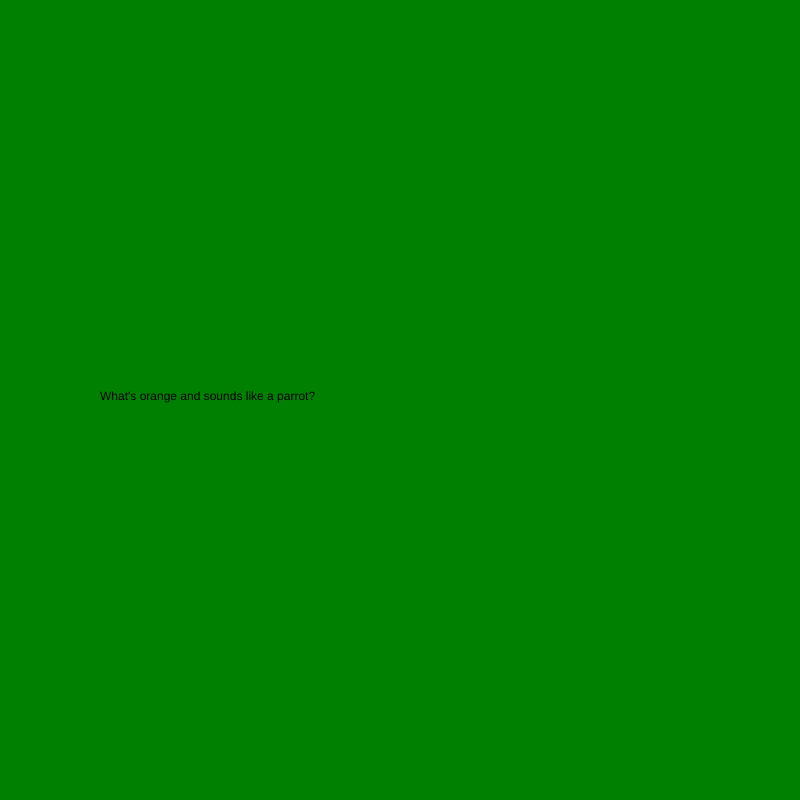
Frame 1 (no input)
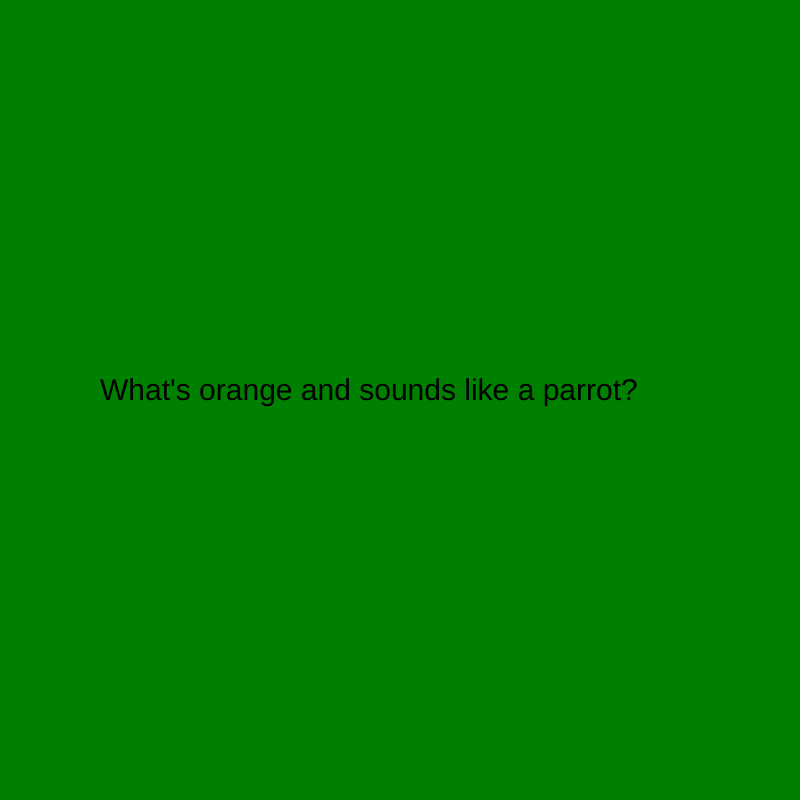
Frame 60 (no input)
Frame 120 (the mouse pressed at the canvas centre since frame 60): identical to frame 60, image omitted

The p5.js sketch that drew these frames (run headless with seeded random() and noise() and a simulated clock; from frame 60 on, the mouse is pressed at the canvas centre):

// p5.js sketch
// ── sketch.js
var timer = 500;

function setup() {

createCanvas (800, 800);

}

function draw() {

  timer -- ;

  if (timer <= 300) {
    background ('orange');
    text("A carrot", 300, 200);
    textSize(18);
  }

  else

  {
    background('green');
    text("What's orange and sounds like a parrot?", 100, 400);
    textSize(30);
  }

}
